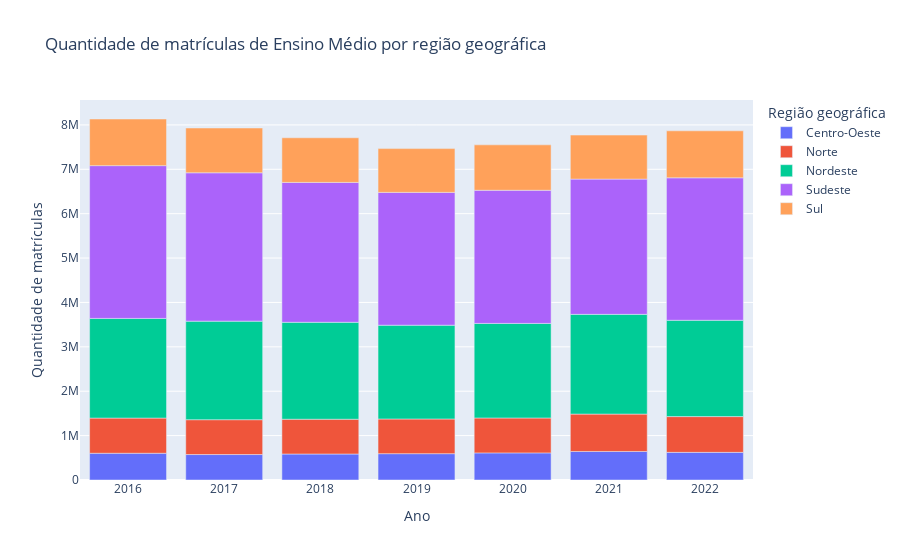

The cell this chart's notebook holds for it:
### Code cell
fig, df = get_plot_quantidade_matriculas_geografico("Região geográfica", "Ensino Médio")
fig

### Figure 1 — Plotly figure (JSON) as saved in the notebook; plotly's stock layout.template omitted (floating-point values rounded to 4 significant figures)
{"data": [{"alignmentgroup": "True", "hovertemplate": "Região geográfica=Centro-Oeste<br>Ano=%{x}<br>Quantidade de matrículas=%{y}<extra></extra>", "legendgroup": "Centro-Oeste", "marker": {"color": "#636efa", "pattern": {"shape": ""}}, "name": "Centro-Oeste", "offsetgroup": "Centro-Oeste", "orientation": "v", "showlegend": true, "textposition": "auto", "x": [2016, 2017, 2018, 2019, 2020, 2021, 2022], "xaxis": "x", "y": [602356, 573688, 585492, 593504, 611088, 643082, 622571], "yaxis": "y", "type": "bar"}, {"alignmentgroup": "True", "hovertemplate": "Região geográfica=Norte<br>Ano=%{x}<br>Quantidade de matrículas=%{y}<extra></extra>", "legendgroup": "Norte", "marker": {"color": "#EF553B", "pattern": {"shape": ""}}, "name": "Norte", "offsetgroup": "Norte", "orientation": "v", "showlegend": true, "textposition": "auto", "x": [2016, 2017, 2018, 2019, 2020, 2021, 2022], "xaxis": "x", "y": [792783, 785009, 783745, 781394, 786136, 842008, 806098], "yaxis": "y", "type": "bar"}, {"alignmentgroup": "True", "hovertemplate": "Região geográfica=Nordeste<br>Ano=%{x}<br>Quantidade de matrículas=%{y}<extra></extra>", "legendgroup": "Nordeste", "marker": {"color": "#00cc96", "pattern": {"shape": ""}}, "name": "Nordeste", "offsetgroup": "Nordeste", "orientation": "v", "showlegend": true, "textposition": "auto", "x": [2016, 2017, 2018, 2019, 2020, 2021, 2022], "xaxis": "x", "y": [2245524, 2220128, 2183818, 2112466, 2130375, 2246336, 2169684], "yaxis": "y", "type": "bar"}, {"alignmentgroup": "True", "hovertemplate": "Região geográfica=Sudeste<br>Ano=%{x}<br>Quantidade de matrículas=%{y}<extra></extra>", "legendgroup": "Sudeste", "marker": {"color": "#ab63fa", "pattern": {"shape": ""}}, "name": "Sudeste", "offsetgroup": "Sudeste", "orientation": "v", "showlegend": true, "textposition": "auto", "x": [2016, 2017, 2018, 2019, 2020, 2021, 2022], "xaxis": "x", "y": [3441661, 3342363, 3151377, 2992471, 2999693, 3047571, 3210050], "yaxis": "y", "type": "bar"}, {"alignmentgroup": "True", "hovertemplate": "Região geográfica=Sul<br>Ano=%{x}<br>Quantidade de matrículas=%{y}<extra></extra>", "legendgroup": "Sul", "marker": {"color": "#FFA15A", "pattern": {"shape": ""}}, "name": "Sul", "offsetgroup": "Sul", "orientation": "v", "showlegend": true, "textposition": "auto", "x": [2016, 2017, 2018, 2019, 2020, 2021, 2022], "xaxis": "x", "y": [1050716, 1009196, 1005497, 986056, 1023461, 991560, 1058292], "yaxis": "y", "type": "bar"}], "layout": {"xaxis": {"anchor": "y", "domain": [0.0, 1.0], "title": {"text": "Ano"}}, "yaxis": {"anchor": "x", "domain": [0.0, 1.0], "title": {"text": "Quantidade de matrículas"}}, "legend": {"title": {"text": "Região geográfica"}, "tracegroupgap": 0}, "title": {"text": "Quantidade de matrículas de Ensino Médio por região geográfica"}, "barmode": "relative"}}
